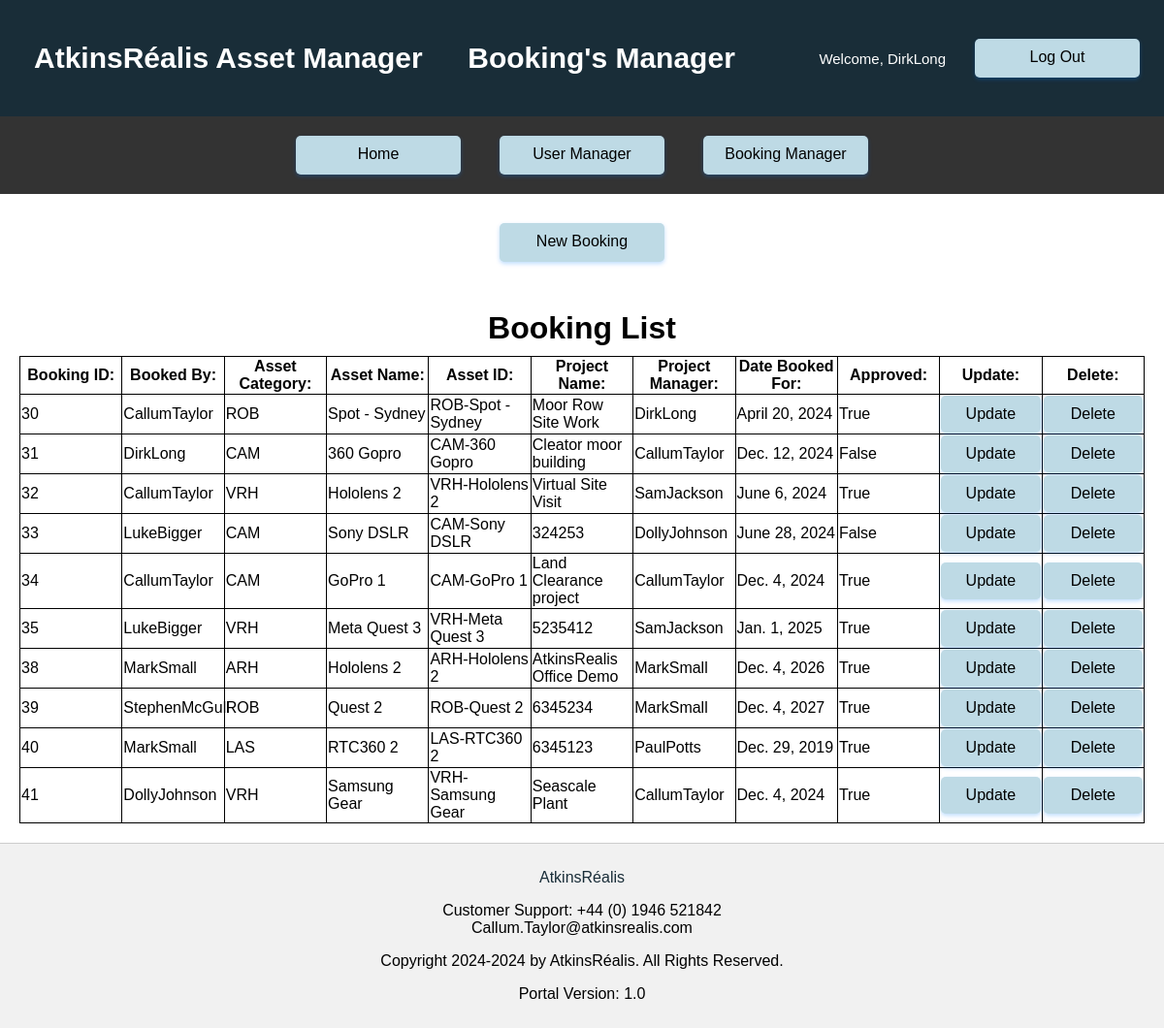
Page /booking_page/ (signed in) on the earlier database version.
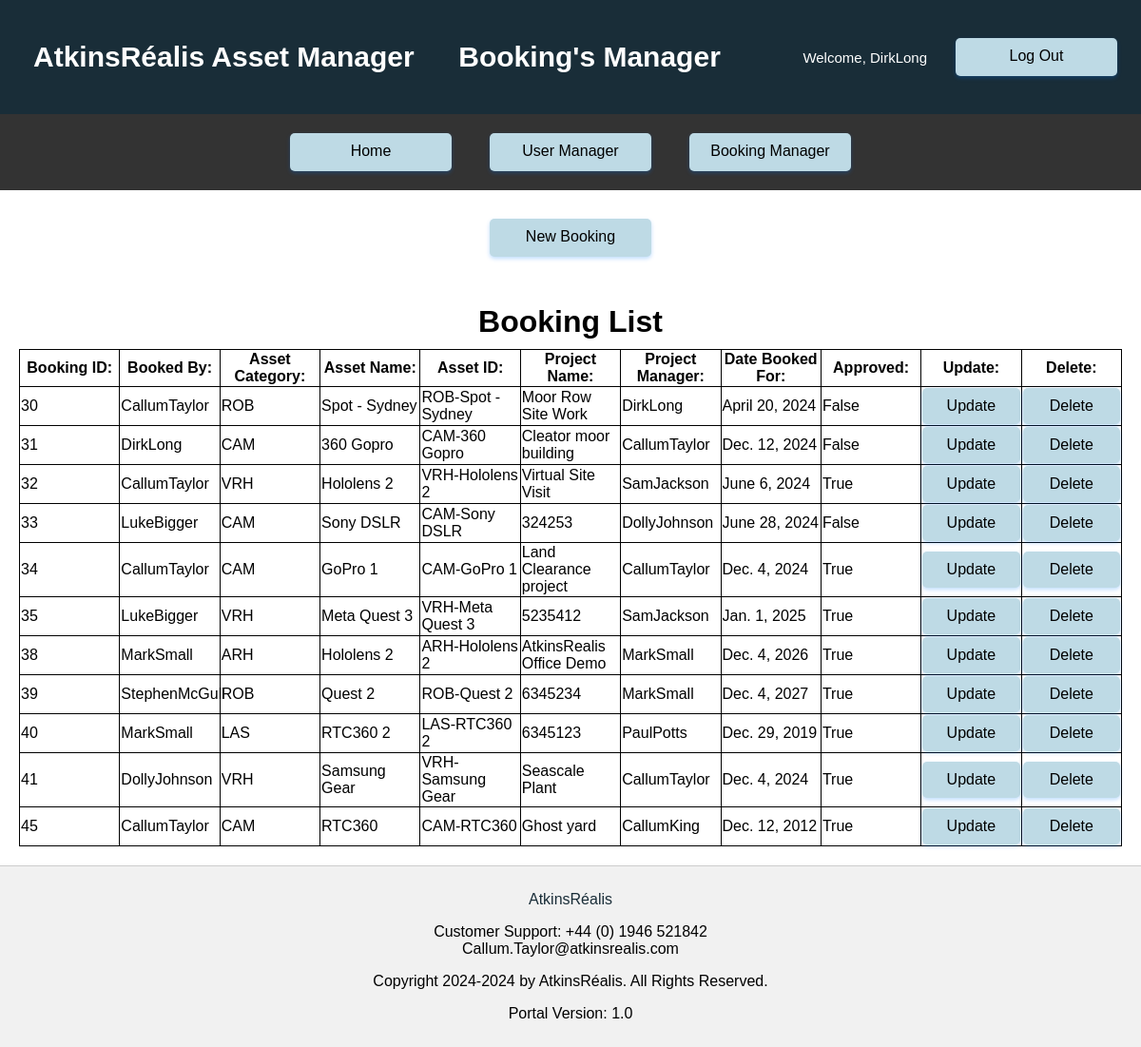
Same page on the later database version.
### Library/models.py (models this page shows, shortened)
class CustomUser(AbstractBaseUser, PermissionsMixin):
    username = models.CharField(max_length=150, unique=True)
    email = models.EmailField(unique=True)
    firstname = models.CharField(max_length=255)
    lastname = models.CharField(max_length=255)
    job_title = models.CharField(max_length=100)
    password_creation_date = models.DateTimeField(default=timezone.now)
    is_active = models.BooleanField(default=True)
    is_staff = models.BooleanField(default=False)
    groups = models.ManyToManyField(Group, related_name='custom_users')
    user_permissions = models.ManyToManyField(Permission, related_name='custom_users')
    USERNAME_FIELD = 'email'
    REQUIRED_FIELDS = ['firstname', 'lastname', 'job_title']
    objects = CustomUserManager()

class AssetBooking(models.Model):
    BOOKING_ID_CHOICES = (
        ('CAM', 'Camera'),
        ('LAS', 'Laser Scanner'),
        ('VRH', 'VR Headset'),
        ('ARH', 'AR Headset'),
        ('ROB', 'Robot'),
    )
    booking_id = models.AutoField(primary_key=True)
    booked_by = models.ForeignKey(CustomUser, on_delete=models.DO_NOTHING, related_name='bookings_as_booked_by', null=True, default='')
    asset_category = models.CharField(max_length=3, choices=BOOKING_ID_CHOICES)
    asset_name = models.CharField(max_length=100)
    asset_id = models.CharField(max_length=100)
    project_name = models.CharField(max_length=255)
    project_number = models.CharField(max_length=20)
    project_manager = models.ForeignKey(CustomUser, on_delete=models.DO_NOTHING, null=True, default='')
    date_booked_for = models.DateField()
    approved = models.BooleanField(default=False)

### Library/views.py (the view)
# urls.py: path('booking_page/', views.booking_page, name='booking_page'),
@login_required
def booking_page(request):
    mybookings = AssetBooking.objects.all().values()
    myusers = CustomUser.objects.all().values()
    context = {
        "mybookings": mybookings,
        "myusers": myusers
    }
    return render(request, "bookings_manage.html", context)

### Library/templates/bookings_manage.html (shortened to what this page needs)
{% extends "master.html" %}
    <title>{% block title_1 %}Booking's Manager{% endblock %}</title>
    {% block content %}
    <div class="button-container1">
        <a href="/new_booking/" class="button">New Booking</a>
    </div>
    <h1>Booking List</h1>
    <div class="table-container">
        <table class="table">
            <tr>
                <th style="min-width: 150px;">Booking ID:</th>
                <th style="min-width: 150px;">Booked By:</th>
                <th style="min-width: 150px;">Asset Category:</th>
                <th style="min-width: 150px;">Asset Name:</th>
                <th style="min-width: 150px;">Asset ID:</th>
                <th style="min-width: 250px;">Project Name:</th>
                <th style="min-width: 200px;">Project Manager:</th>
                <th style="min-width: 150px;">Date Booked For:</th>
                <th style="min-width: 150px;">Approved:</th>
                <th style="min-width: 150px;">Update:</th>
                {% if request.user.is_staff %}
                <th style="min-width: 150px;">Delete:</th>
                {% endif %}
            </tr>
            {% for booking in mybookings %}
            <tr>
                <td>{{ booking.booking_id }}</td>
                <td>
                    {% for user in myusers %}
                        {% if user.id == booking.booked_by_id %}
                            {{ user.username }}
                        {% endif %}
                    {% endfor %}
                </td>
                <td>{{ booking.asset_category }}</td>
                <td>{{ booking.asset_name }}</td>
                <td>{{ booking.asset_id }}</td>
                <td>{{ booking.project_name }}</td>
                <td>
                    {% for user in myusers %}
                        {% if user.id == booking.project_manager_id %}
                            {{ user.username }}
                        {% endif %}
                    {% endfor %}
                </td>
                <td>{{ booking.date_booked_for }}</td>
                <td>{{ booking.approved }}</td>
                <td>
                    <form action="{% url 'booking_update' booking.booking_id %}">
                        <button type="submit" class="button1">Update</button>
                    </form>
                </td>
                {% if request.user.is_staff %}
                <td>
                    <form method="get" action="{% url 'booking_delete' booking.booking_id %}">
                        <button type="submit" class="button1">Delete</button>
                    </form>
                </td>
                {% endif %}
            </tr>
            {% endfor %}
        </table>
    </div>
    {% endblock %}

### Library/templates/master.html (shortened to what this page needs)
<!DOCTYPE html>
<html lang="en">
<head>
</head>
<body>
    <header class="header">
        <div class="logo-text">AtkinsRéalis Asset Manager</div>
        <h1>{% block title_1 %}Page Title{% endblock %}</h1>
        <nav class="nav-container">
            <ul class="right-buttons">
                {% if request.user.is_authenticated %}
                    <span class="welcome">Welcome, {{ request.user.username }}</span>
                    <li><a class="button" href="/logout/">Log Out</a></li>
                {% else %}
                    <li><a class="button" href="/login/">Log In</a></li>
                    <li><a class="button" href="/register/">Register</a></li>
                {% endif %}
            </ul>
        </nav>
    </header>
    <div class="nav-bar">
        <nav class="nav-container">
            <ul class="nav-links left-buttons">
                {% if request.user.is_authenticated %}
                    <li><a class="button" href="/home_page/">Home</a></li>
                    <li><a class="button" href="/user_manage/">User Manager</a></li>
                    <li><a class="button" href="/booking_page/">Booking Manager</a></li>
                {% endif %}
            </ul>
        </nav>
    </div>
    <main class="content">
        {% block content %}{% endblock %}
    </main>
    <footer class="footer">
        <p><a href="https://www.atkinsrealis.com/">AtkinsRéalis</a></p>
        <p>Customer Support: +44 (0) 1946 521842<br>Callum.Taylor@atkinsrealis.com</p>
        <p>Copyright 2024-2024 by AtkinsRéalis. All Rights Reserved.</p>
        <p>Portal Version: 1.0</p>
    </footer>
</body>
</html>

### Library/templates/master.html (style rules this page uses)
body, html { font-family: Arial, sans-serif; display: flex; flex-direction: column; justify-content: center; min-height: 100vh; margin: 0; }
.content { margin-top: 20px; padding: 20px; flex: 1; }
.header { font-size: 15px; background-color: #192d38; color: #fff; padding: 15px; display: flex; justify-content: space-between; align-items: center; }
h1 { text-align: center; margin: 10px 0; }
.table-container { display: flex; justify-content: center; align-items: center; width: 100%; }
.table { width: 100%; table-layout: fixed; border: 1px solid black; border-collapse: collapse; border-spacing: 0; margin: 0 auto; }
tr, th, td { width: 100px; border: 1px solid black; }
.logo-text { font-size: 30px; font-weight: bold; margin-left: 20px; }
.nav-container { display: flex; justify-content: space-between; align-items: center; }
.nav-bar { display: flex; background-color: #333; justify-content: center; padding: 10px 0; }
.nav-links { display: flex; justify-content: center; gap: 20px; color: #fff; list-style: none; padding: 0; margin: 0; align-items: center; }
.button-container1 { display: flex; justify-content: center; align-items: center; position: absolute; left: 50%; transform: translate(-50%, -50%); margin: 10px 0; position: relative; }
.button { display: inline-block; width: 130px; height: 20px; padding: 10px 20px; font-size: 16px; margin: 10px; cursor: pointer; text-align: center; text-decoration: none; outline: none; color: #000000; background-color: #BEDAE5; border: none; border-radius: 5px; box-shadow: 0 2px 4px rgba(0, 123, 255, 0.25); transition: background-color 0.3s ease; }
.button1 { display: inline-block; width: 100%; height: 100%; padding: 10px 0; font-size: 16px; cursor: pointer; text-align: center; text-decoration: none; outline: none; color: #000000; background-color: #BEDAE5; border: none; border-radius: 5px; box-shadow: 0 2px 4px rgba(0, 123, 255, 0.25); transition: background-color 0.3s ease; }
.right-buttons { display: flex; list-style: none; align-items: center; justify-content: flex-end; gap: 10px; }
.right-buttons .welcome { margin-right: 10px; }
.footer { background-color: #f1f1f1; text-align: center; padding: 10px; border-top: 1px solid #ccc; }
.footer a { color: #192d38; text-decoration: none; }

Differences in the rows shown:
changed AssetBooking "Spot - Sydney": approved "True" → "False"
added AssetBooking: booking_id "45", asset_category "CAM", asset_name "RTC360", asset_id "CAM-RTC360", project_name "Ghost yard", date_booked_for "Dec. 12, 2012", approved "True", CustomUser (username "CallumTaylor")
now on this page (row unchanged): CustomUser: username "CallumKing", shown under "45"
